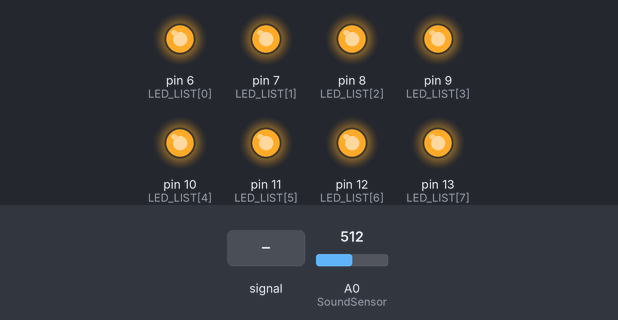
The sketch below on a simulated Arduino Uno, built with avr-gcc and run on an emulated ATmega328P. Shown: output pins drawn as LEDs (lit = HIGH). Dashed ring = blinking. The inputs (shaded band) are chosen by the test bench; at power-on: A0 (SoundSensor) = 512.

Above: at 1.2 s.
1.3 s: A0 (SoundSensor) fed a 200 Hz sine of ±81 counts around its level
At 2.2 s:
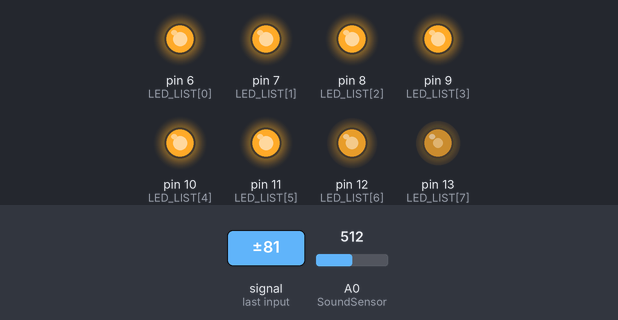
2.8 s: A0 (SoundSensor) set to 490
At 4.0 s:
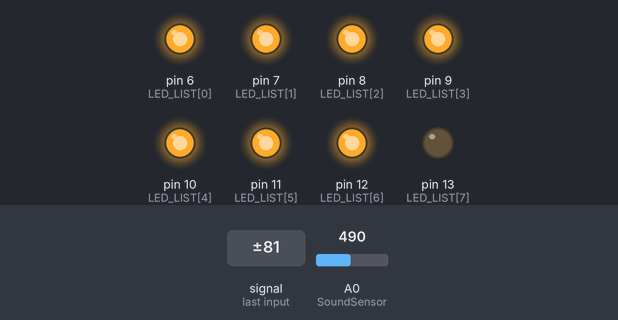
4.3 s: A0 (SoundSensor) fed a 1000 Hz sine of ±255 counts around its level
At 4.48 s:
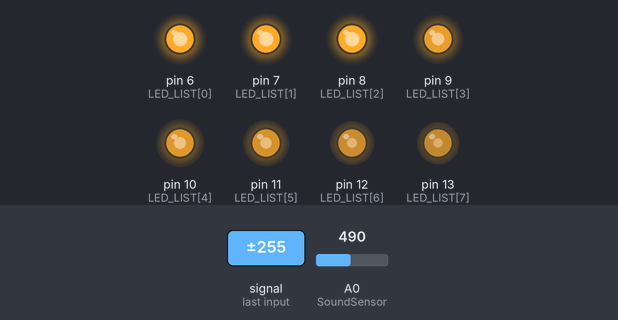
7.3 s: A0 (SoundSensor) fed a 2 Hz sine of ±306 counts around its level
At 7.67 s:
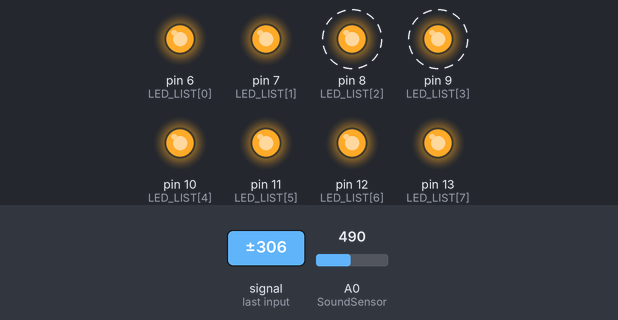
10.3 s: A0 (SoundSensor) set to 122
At 10.7 s:
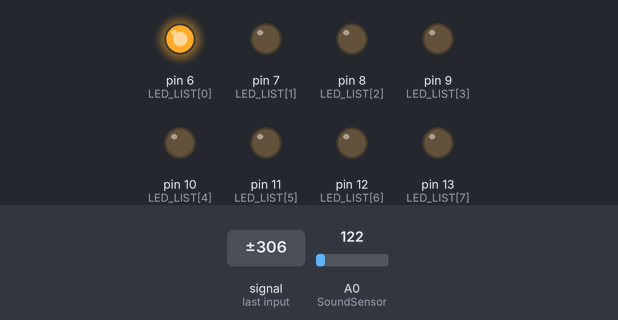
11.8 s: A0 (SoundSensor) set to 105
At 13.1 s:
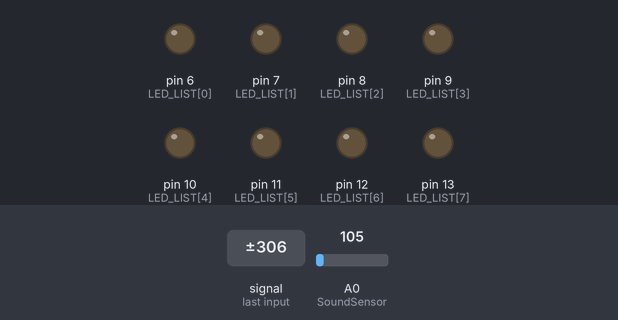
Timing chart, 0 to 14.3 s (numbered marks = the images above; inputs shaded):
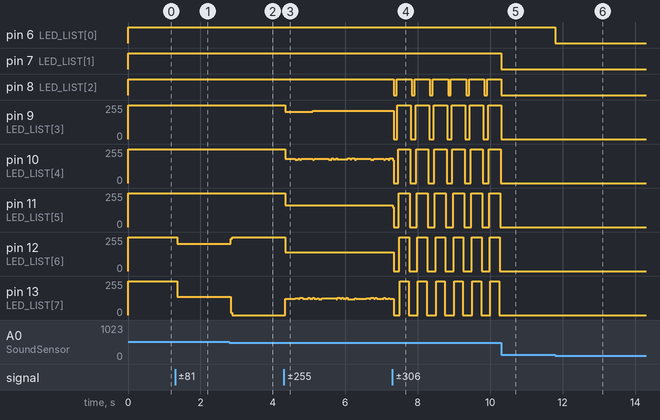

Measured:
- the behaviour switches between 111 and 110 on A0 (SoundSensor) (found by bisection; images 5 and 6)
- after the input at 1.3 s, pin 12 (LED_LIST[6]): 255/255 → 204/255 after 0.05 s; pin 13 (LED_LIST[7]): 255/255 → 136/255 after 0.05 s
- after the input at 2.8 s, pin 12 (LED_LIST[6]): 204/255 → 255/255 at once; pin 13 (LED_LIST[7]): 136/255 → 0/255 at once
- after the input at 4.3 s, pin 9 (LED_LIST[3]): 255/255 → 205/255 at once, → 211/255 0.76 s later; pin 11 (LED_LIST[5]): 255/255 → 162/255 at once; pin 12 (LED_LIST[6]): 255/255 → 139/255 at once
- after the input at 7.3 s, pin 8 (LED_LIST[2]): alternates HIGH for 0.42 s and LOW for 0.08 s, starting at once; pin 9 (LED_LIST[3]): alternates 255/255 for 0.37 s and 0/255 for 0.13 s, starting at once
- after the input at 10.3 s, pin 7 (LED_LIST[1]): HIGH → LOW at once; pin 8 (LED_LIST[2]): goes on until 10.3 s, then stays LOW; pin 9 (LED_LIST[3]): goes on until 10.3 s, then stays 0/255; pin 10 (LED_LIST[4]), pin 11 (LED_LIST[5]), pin 12 (LED_LIST[6]), pin 13 (LED_LIST[7]): stops changing and stays 0/255
- after the input at 11.8 s, pin 6 (LED_LIST[0]): HIGH → LOW at once
- by itself, pin 10 (LED_LIST[4]): moves between 0/255 and 255/255, repeating every 0.50 s

The sketch:

07.03_SoundSensor_8LED_array.ino
```cpp
const int SoundSensor = A0;
const int LED_LIST[] = {6, 7, 8, 9, 10, 11, 12, 13};
const int length = sizeof(LED_LIST) / sizeof (int);

int minSound = 100;
int maxSound = 500;

void setup() {
  // put your setup code here, to run once:
  Serial.begin(9600);
  for (int i = 0; i < length; i++)
  {
    pinMode(LED_LIST[i], OUTPUT);
  }
}

void loop() {
  // put your main code here, to run repeatedly:
  int level = analogRead(SoundSensor);
  if (level < 55)
  {
    level = 55;
  }
  else if (level > 1300)
  {
    level = 1300;
  }

  int volume = map(level, 55, 950, 0, sizeof(LED_LIST));

  // Serial.println(level);
  for (int i = 0; i < length; i++)
  {
    if ((i + 1) <= volume)
    {
      digitalWrite(LED_LIST[i], HIGH);
    }
    else
    {
      digitalWrite(LED_LIST[i], LOW);
    }
  }
}
```
